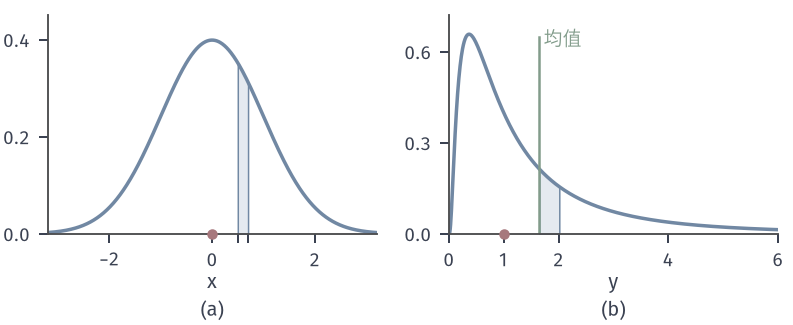

The Python source for this figure:
from pathlib import Path
import sys
HERE = Path(__file__).resolve().parent
sys.path.insert(0, str(HERE.parent/"rvt-common"))
from rvt_fig import *
# X ~ N(0,1), Y = exp(X); strip [0.5,0.7] and its image carry the same probability.
fig, axes = figure(width_mm=112, height_mm=46, ncols=2)
panel(fig, left=.06, right=.98, bottom=.28, top=.95, wspace=.22)
a, b = .5, .7; mass = float(Phi(b)-Phi(a))
ax = axes[0]; x = np.linspace(-3.2, 3.2, 600); xs = np.linspace(a, b, 50)
ax.fill_between(xs, 0, phi(xs), color=BLUE_FILL, ec=BLUE, lw=.6)
ax.plot(x, phi(x), color=BLUE, lw=1.4); dot(ax, 0, 0, RED)
ax.set_xlim(-3.2, 3.2); ax.set_ylim(0, .45); ax.set_xticks([-2, 0, a, b, 2]); ax.set_xticklabels(['$-2$', '0', '', '', '2']); ax.set_yticks([0, .2, .4]); axlab(ax, '$x$')
ax = axes[1]
def ln(y): return np.exp(-np.log(y)**2/2)/(y*np.sqrt(2*pi))
y = np.linspace(1e-3, 6, 800); ys = np.linspace(np.exp(a), np.exp(b), 60)
ax.fill_between(ys, 0, ln(ys), color=BLUE_FILL, ec=BLUE, lw=.6)
ax.plot(y, ln(y), color=BLUE, lw=1.4); dot(ax, 1, 0, RED)
ax.axvline(np.exp(.5), color=GREEN, lw=1.0, ymax=.9)
ax.set_xlim(0, 6); ax.set_ylim(0, .72); ax.set_xticks([0, 1, 2, 4, 6]); ax.set_yticks([0, .3, .6]); axlab(ax, '$y$')
lab(ax, np.exp(.5)+.08, .62, '均值', GREEN, ha='left')
tags(fig, axes)
save(fig, HERE, 'figure', {'mass': mass, 'image': [float(np.exp(a)), float(np.exp(b))], 'quad_image': float(np.trapezoid(ln(ys), ys))})
